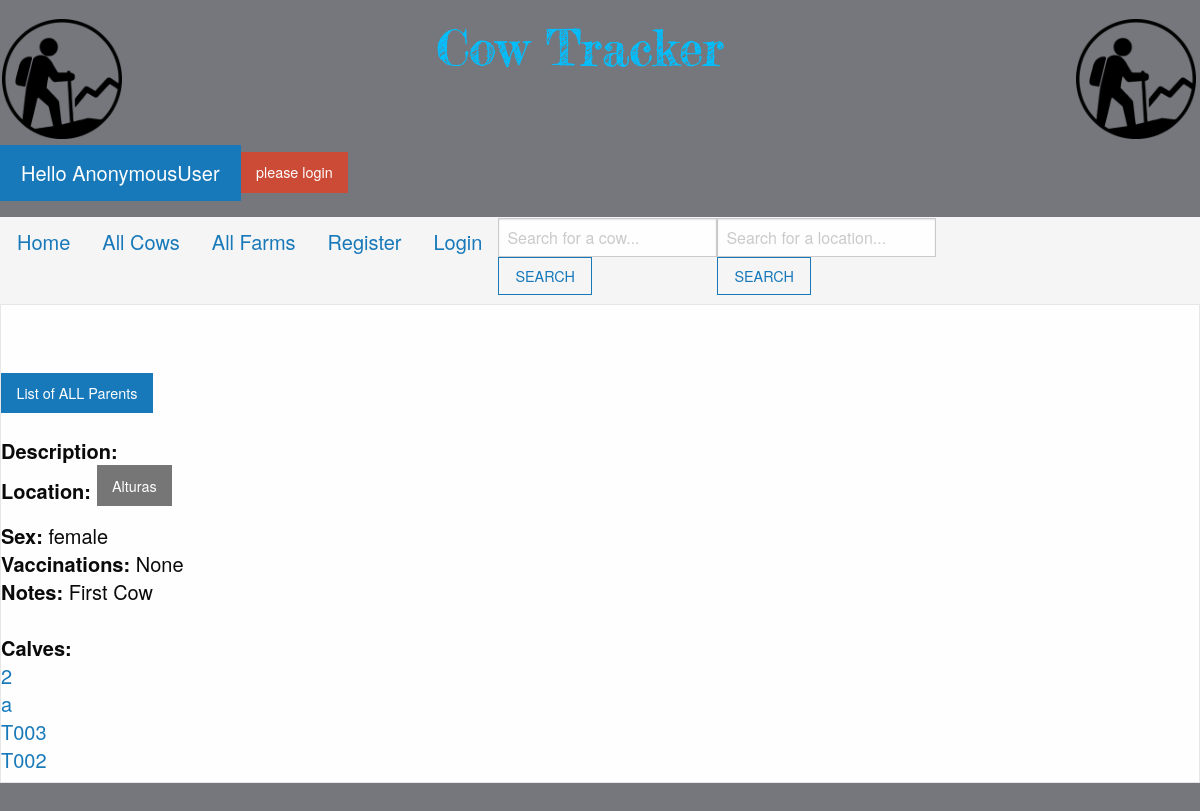
Screenshot of /single_cow/8 with the database file from the repository.
### myapp/models.py (models this page shows, shortened)
class Cow(models.Model):
 cow_tag = models.CharField(max_length = 30)
 cow_sex = models.CharField(max_length=6, choices=(('male','MALE'), ('female', "FEMALE")), default='female')
 cow_vaccinations = models.CharField(max_length = 30, blank=True)
 cow_location = models.ForeignKey(FarmLocations, blank=True, null=True, on_delete=models.CASCADE)
 cow_notes = models.CharField(max_length = 200, blank=True)
 cow_PARENT = models.ForeignKey('self', on_delete=models.CASCADE, related_name='children')

class FarmLocations(models.Model):
 location_name = models.CharField('Location Name', max_length=50)
 location_description = models.CharField(max_length=200, blank=True)
 def __str__(self):
    return self.location_name

### myapp/views.py (the view)
# urls.py: path('single_cow/<cow_id>', views.single_cow, name = "single-cow"),
def single_cow(request, cow_id):
  cow = Cow.objects.get(pk=cow_id)
  childrenlist = cow.children.all()
  childrenlength = len(cow.children.all())
  context={
    'title':"Cow",
    'cow':cow,
    'childrenlength':childrenlength,
    'childrenlist':childrenlist
  }
  return render(request, "single_cow.html",context)

### myapp/templates/single_cow.html (shortened to what this page needs)
{% extends "base.html" %}
{% load static %}
{% block body %}
 <div >
  <div class = "card">
   <br/>
    <div class = "card-body">
      <h5 class = "card-title">
              {% if cow.cow_PARENT.cow_tag == "NO PARENT" %}
                {% if cow.cow_tag != "NO PARENT" %}
                  <a href = {{ cow.cow_PARENT.id }}>
                    <div class = "button">List of ALL Parents
                      </div>
                    </a>
                {% endif %}
                {% endif %}
    <h5 class = "card-title">
            <strong>Description: </strong> {{ farm.location_description }}<br>
              {% if cow.cow_tag != "NO PARENT" %}
              <strong>Location:</strong> <a href = /single_farm/{{ cow.cow_location.id }}>
                <div class = "secondary button">{{ cow.cow_location }}</div></a>
              {% endif %}
              <br/>
              <strong>Sex: </strong> {{ cow.cow_sex }}<br/>
              <strong>Vaccinations: </strong>  {{ cow.cow_vaccinations }} <br/>
              <strong>Notes: </strong>  {{ cow.cow_notes }} <br/>
            <br>
              {% if childrenlength > 0 %}
                {% if cow.cow_tag == "NO PARENT" %}
                  <strong>Parents: </strong> <br/>
                {% else %}
                  <strong>Calves: </strong> <br/>
                {% endif %}
                {% for child in childrenlist reversed %}
                {% if child.cow_tag != "NO PARENT" %}
                  <a href = {{ child.id }}>
                    {{child.cow_tag}} </a>
                  <br>
                  {% endif %}
                {% endfor %}
              {% endif %}
        </h1>
        </div>
  </div>
{% endblock %}
{% block footer %}
<div class="footer-box">
  <form>
  </form>
</div>
{% endblock %}

### myapp/templates/single_cow.html (style rules this page uses)
* { box-sizing: border-box; }
body { font-family: sans-serif; background:#75777c; }

### rows the page displays
Cow: cow_location "Alturas", cow_sex "female", cow_vaccinations "None", cow_notes "First Cow"
Cow: cow_tag "2"
Cow: cow_tag "a"
Cow: cow_tag "T003"
Cow: cow_tag "T002"

### other values shown
{{ user }} "AnonymousUser"
